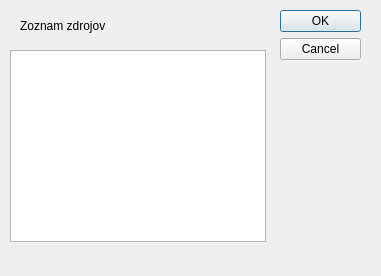
<?xml version="1.0" encoding="UTF-8"?>
<ui version="4.0">
 <class>Dialog</class>
 <widget class="QDialog" name="Dialog">
  <property name="geometry">
   <rect>
    <x>0</x>
    <y>0</y>
    <width>381</width>
    <height>276</height>
   </rect>
  </property>
  <property name="windowTitle">
   <string>Dialog</string>
  </property>
  <widget class="QDialogButtonBox" name="buttonBox">
   <property name="geometry">
    <rect>
     <x>280</x>
     <y>10</y>
     <width>81</width>
     <height>241</height>
    </rect>
   </property>
   <property name="orientation">
    <enum>Qt::Vertical</enum>
   </property>
   <property name="standardButtons">
    <set>QDialogButtonBox::Cancel|QDialogButtonBox::Ok</set>
   </property>
  </widget>
  <widget class="QListWidget" name="listWidget">
   <property name="geometry">
    <rect>
     <x>10</x>
     <y>50</y>
     <width>256</width>
     <height>192</height>
    </rect>
   </property>
  </widget>
  <widget class="QLabel" name="label">
   <property name="geometry">
    <rect>
     <x>20</x>
     <y>10</y>
     <width>111</width>
     <height>31</height>
    </rect>
   </property>
   <property name="text">
    <string>Zoznam zdrojov</string>
   </property>
  </widget>
 </widget>
 <resources/>
 <connections>
  <connection>
   <sender>buttonBox</sender>
   <signal>accepted()</signal>
   <receiver>Dialog</receiver>
   <slot>accept()</slot>
   <hints>
    <hint type="sourcelabel">
     <x>248</x>
     <y>254</y>
    </hint>
    <hint type="destinationlabel">
     <x>157</x>
     <y>274</y>
    </hint>
   </hints>
  </connection>
  <connection>
   <sender>buttonBox</sender>
   <signal>rejected()</signal>
   <receiver>Dialog</receiver>
   <slot>reject()</slot>
   <hints>
    <hint type="sourcelabel">
     <x>316</x>
     <y>260</y>
    </hint>
    <hint type="destinationlabel">
     <x>286</x>
     <y>274</y>
    </hint>
   </hints>
  </connection>
 </connections>
</ui>
